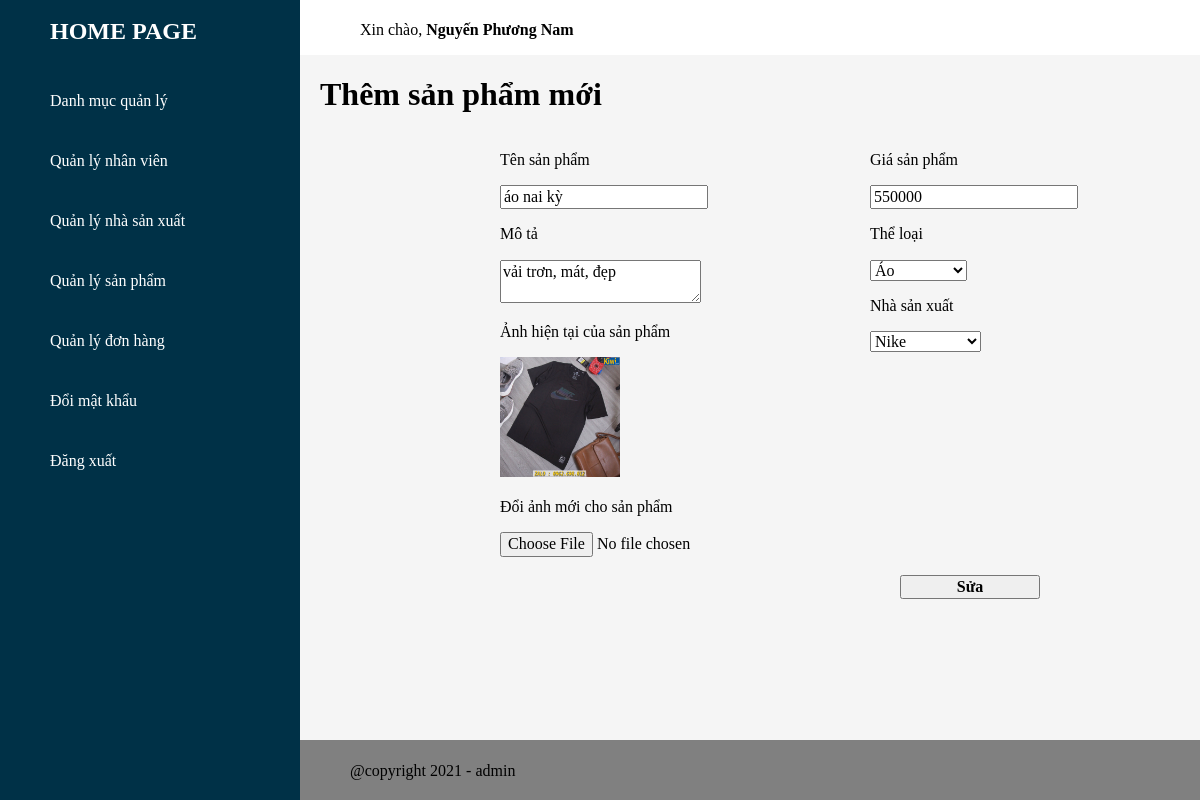
Page /admin/products/form_update.php?id=18 (signed in) on the committed database.
### tables this page shows
CREATE TABLE `products` (
  `id` int(11) NOT NULL,
  `name` varchar(50) NOT NULL,
  `description` text NOT NULL,
  `photo` varchar(200) NOT NULL,
  `price` int(11) NOT NULL,
  `manufactures_id` int(11) DEFAULT NULL,
  `category_id` int(11) DEFAULT NULL
);

CREATE TABLE `category` (
  `id` int(11) NOT NULL,
  `name` varchar(20) NOT NULL
);

CREATE TABLE `manufactures` (
  `id` int(11) NOT NULL,
  `name` varchar(50) NOT NULL
);

### admin/products/form_update.php (the view, shortened to what this page needs)
<?php require '../header_admin.php' ?>
<div class="details">
	<div class="recentOrder">
		<div class="table_header">
			<h1>Thêm sản phẩm mới</h1>
		</div>
	<div class="form_insert" style=" padding-right: 350px;">
		<?php
			$id = $_GET['id'];
			require '../db/connect.php';
			$sql = "select * from products where id = '$id' ";
			$result = mysqli_query($connect,$sql);
			$each = mysqli_fetch_array($result);
			$sql = "select * from manufactures";
			$manufactures = mysqli_query($connect,$sql);
			$sql = "select * from category";
			$categorys = mysqli_query($connect,$sql);
		?>
		<form action="process_update.php" method="post" enctype="multipart/form-data" style="width: 700px; padding-left: 200px;">
			<div id="container" style="display: flex;">
				<div id="right" style="width: 50%;">
					<p>Tên sản phẩm</p>
					<input id="name" type="text" name="name" value="<?php echo $each['name'] ?>" >
					<p>Mô tả</p>
					<textarea id="description" name="description"><?php echo $each['description']; ?></textarea>
					<p>Ảnh hiện tại của sản phẩm</p>
					<img width="120px" src="photos/<?php echo $each['photo'] ?>">
					<p>Đổi ảnh mới cho sản phẩm</p>
					<input id="photo" type="file" name="photo_new" >
				</div>
				<div id="left" style="padding-left: 40px; width: 50%;">
					<p>Giá sản phẩm</p>
					<input type="text" name="price" value="<?php echo $each['price'] ?>" >
					<p>Thể loại</p>
					<select name="category_id">
						<?php foreach ($categorys as $category): ?>
							<option value="<?php echo $category['id'] ?>"
								<?php
									if($each['category_id'] == $category['id']){ ?>
										selected
								<?php } ?>
							>
								<?php echo $category['name'] ?>
							</option>
						<?php endforeach ?>
					</select>
					<p>Nhà sản xuất</p>
					<select name="manufactures_id">
						<?php foreach ($manufactures as $manufacture): ?>
							<option value="<?php echo $manufacture['id'] ?>"
								<?php
									if($each['manufactures_id'] == $manufacture['id']){ ?>
										selected
								<?php } ?>
							>
								<?php echo $manufacture['name'] ?>
							</option>
						<?php endforeach ?>
					</select>
				</div>
			</div>
	 		<br>
			<button type="button" onclick="return check_form()" style="width: 20%; margin-left: 400px;">
				<b>Sửa</b>
			</button>
		</form>
		</div>
	</div>
</div>
	<?php require '../footer.php' ?>

### admin/css/style.css (style rules this page uses)
body { overflow-x: hidden; }
.table_header { display: flex; justify-content: space-between; }
.table_header h1 { margin-left: 20px; }

### rows in the picture
products: name "áo nai kỳ", description "vải trơn, mát, đẹp", photo (picture), price "550000", category_id "Áo", manufactures_id "Nike"

### other values in the picture
$name "Nguyến Phương Nam"
